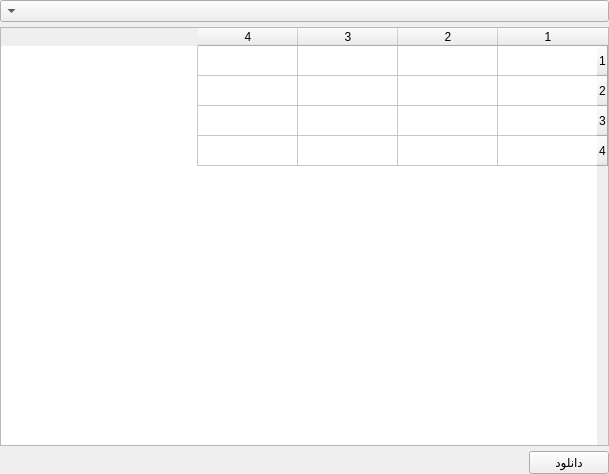
<?xml version="1.0" encoding="UTF-8"?>
<ui version="4.0">
 <class>Frame</class>
 <widget class="QFrame" name="Frame">
  <property name="geometry">
   <rect>
    <x>0</x>
    <y>0</y>
    <width>609</width>
    <height>474</height>
   </rect>
  </property>
  <property name="windowTitle">
   <string>Frame</string>
  </property>
  <property name="layoutDirection">
   <enum>Qt::LayoutDirection::RightToLeft</enum>
  </property>
  <layout class="QVBoxLayout" name="verticalLayout" stretch="0,1,0">
   <property name="spacing">
    <number>5</number>
   </property>
   <property name="leftMargin">
    <number>0</number>
   </property>
   <property name="topMargin">
    <number>0</number>
   </property>
   <property name="rightMargin">
    <number>0</number>
   </property>
   <property name="bottomMargin">
    <number>0</number>
   </property>
   <item>
    <widget class="QFrame" name="frame">
     <property name="frameShape">
      <enum>QFrame::Shape::NoFrame</enum>
     </property>
     <property name="frameShadow">
      <enum>QFrame::Shadow::Raised</enum>
     </property>
     <layout class="QVBoxLayout" name="verticalLayout_3">
      <property name="spacing">
       <number>5</number>
      </property>
      <property name="leftMargin">
       <number>0</number>
      </property>
      <property name="topMargin">
       <number>0</number>
      </property>
      <property name="rightMargin">
       <number>0</number>
      </property>
      <property name="bottomMargin">
       <number>0</number>
      </property>
      <item>
       <widget class="QComboBox" name="form_names">
        <property name="placeholderText">
         <string>فرم را انتخاب کنید</string>
        </property>
       </widget>
      </item>
     </layout>
    </widget>
   </item>
   <item>
    <widget class="QFrame" name="frame_2">
     <property name="frameShape">
      <enum>QFrame::Shape::NoFrame</enum>
     </property>
     <property name="frameShadow">
      <enum>QFrame::Shadow::Raised</enum>
     </property>
     <layout class="QVBoxLayout" name="verticalLayout_2">
      <property name="spacing">
       <number>5</number>
      </property>
      <property name="leftMargin">
       <number>0</number>
      </property>
      <property name="topMargin">
       <number>0</number>
      </property>
      <property name="rightMargin">
       <number>0</number>
      </property>
      <property name="bottomMargin">
       <number>0</number>
      </property>
      <item>
       <widget class="QTableWidget" name="table">
        <property name="editTriggers">
         <set>QAbstractItemView::EditTrigger::NoEditTriggers</set>
        </property>
        <property name="selectionMode">
         <enum>QAbstractItemView::SelectionMode::SingleSelection</enum>
        </property>
        <property name="selectionBehavior">
         <enum>QAbstractItemView::SelectionBehavior::SelectRows</enum>
        </property>
        <property name="rowCount">
         <number>4</number>
        </property>
        <property name="columnCount">
         <number>4</number>
        </property>
        <row/>
        <row/>
        <row/>
        <row/>
        <column/>
        <column/>
        <column/>
        <column/>
       </widget>
      </item>
     </layout>
    </widget>
   </item>
   <item>
    <widget class="QFrame" name="frame_3">
     <property name="frameShape">
      <enum>QFrame::Shape::NoFrame</enum>
     </property>
     <property name="frameShadow">
      <enum>QFrame::Shadow::Raised</enum>
     </property>
     <layout class="QHBoxLayout" name="horizontalLayout" stretch="0,0">
      <property name="spacing">
       <number>10</number>
      </property>
      <property name="leftMargin">
       <number>0</number>
      </property>
      <property name="topMargin">
       <number>0</number>
      </property>
      <property name="rightMargin">
       <number>0</number>
      </property>
      <property name="bottomMargin">
       <number>0</number>
      </property>
      <item>
       <widget class="QPushButton" name="pushButton">
        <property name="sizePolicy">
         <sizepolicy hsizetype="Preferred" vsizetype="Expanding">
          <horstretch>0</horstretch>
          <verstretch>0</verstretch>
         </sizepolicy>
        </property>
        <property name="text">
         <string>دانلود</string>
        </property>
       </widget>
      </item>
      <item>
       <spacer name="horizontalSpacer">
        <property name="orientation">
         <enum>Qt::Orientation::Horizontal</enum>
        </property>
        <property name="sizeHint" stdset="0">
         <size>
          <width>40</width>
          <height>20</height>
         </size>
        </property>
       </spacer>
      </item>
     </layout>
    </widget>
   </item>
  </layout>
 </widget>
 <resources/>
 <connections/>
</ui>
